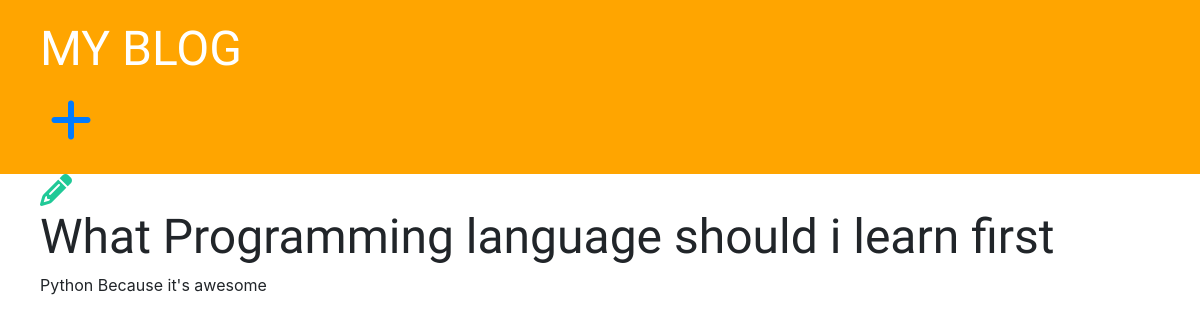
Before: /post/1/ with the older database file.
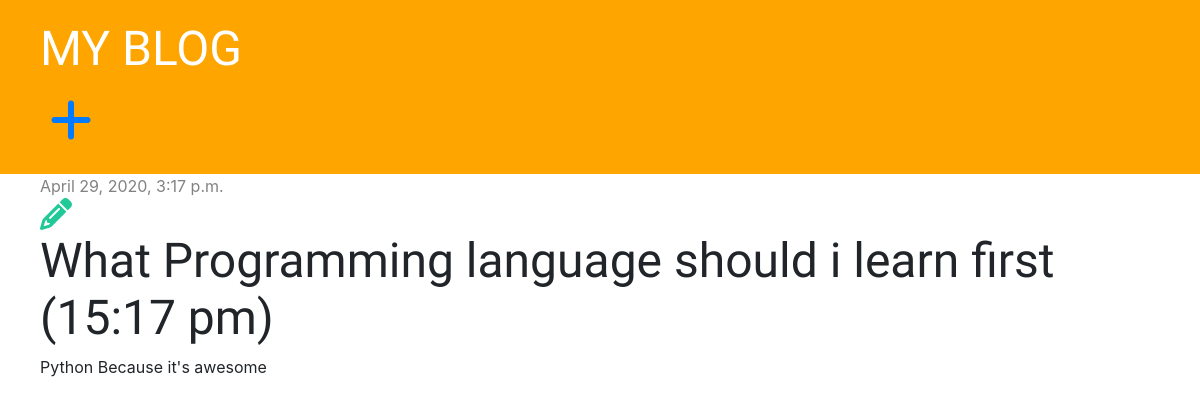
After: the same page with the newer database file.
### bolg/models.py (models this page shows, shortened)
class Post(models.Model):
    author =  models.ForeignKey('auth.User', on_delete=models.CASCADE)
    title = models.CharField(max_length=200)
    text = models.TextField()
    created_date = models.DateTimeField(default=timezone.now)
    published_date = models.DateTimeField(blank=True, null=True)

### bolg/views.py (the view)
# urls.py: path('post/<int:pk>/', views.post_detail, name='post_detail'),
def post_detail(request, pk):
    post = get_object_or_404(Post, pk=pk)
    stuff_for_frontend = {'post':post}
    return render(request, 'bolg/post_detail.html', stuff_for_frontend)

### bolg/templates/bolg/post_detail.html
{% extends 'bolg/base.html' %}
{% block content %}
    <div class="post">
        {% if post.published_date %}
            <div class="date">
                {{ post.published_date }}
            </div>
        {% endif %}
        <a href="{% url 'post_edit' pk=post.pk %}"><i class="fas fa-pencil-alt fa-2x" style="color: #20c997;"></i></a>
        <h1>{{ post.title }}</h1>
        <p>{{ post.text|linebreaksbr }}</p>
    </div>
{% endblock %}

Changed rows visible on the page:
changed Post "Python Because it's awesome": published_date (not shown) → "April 29, 2020, 3:17 p.m."; title "What Programming language should i learn first" → "What Programming language should i learn first (15:17 pm)"
